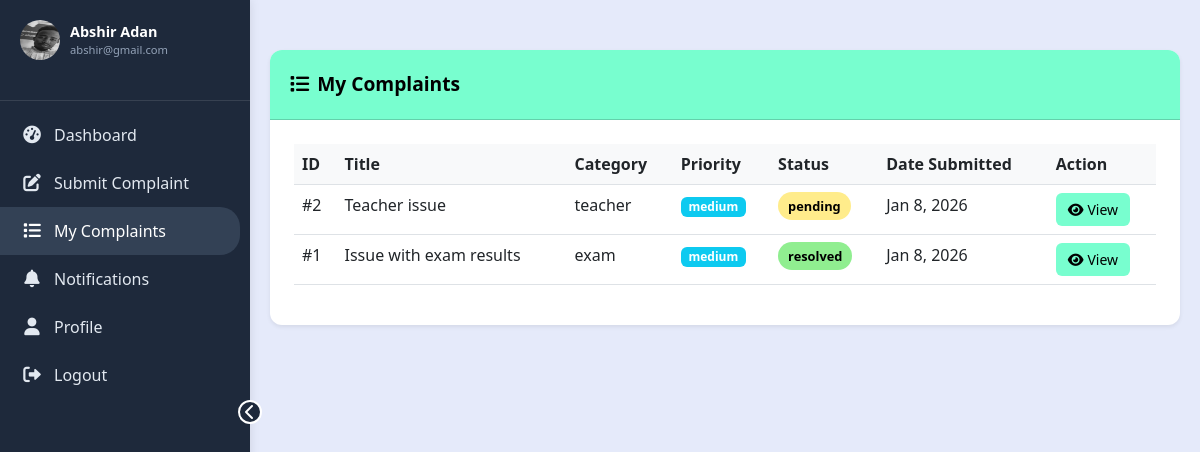
The page /student/my_complaints.php (signed in) on the database its author committed.
### tables this page shows
CREATE TABLE `complaints` (
  `id` int(11) NOT NULL,
  `student_id` int(11) NOT NULL,
  `category` enum('exam','teacher','subject','class','others') NOT NULL,
  `title` varchar(200) NOT NULL,
  `description` text NOT NULL,
  `priority` enum('low','medium','high') DEFAULT 'medium',
  `status` enum('pending','in_review','resolved') DEFAULT 'pending',
  `created_at` timestamp NOT NULL DEFAULT current_timestamp(),
  `related_subject_or_teacher` varchar(255) DEFAULT NULL,
  `resolved_at` timestamp NULL DEFAULT NULL,
  `updated_at` timestamp NOT NULL DEFAULT current_timestamp() ON UPDATE current_timestamp()
);

### student/my_complaints.php (the view, shortened to what this page needs)
<?php
include('../config/db.php');
$student_id = $_SESSION['user_id'];
$sql = "SELECT c.*, s.fullname as student_name FROM complaints c LEFT JOIN users s ON c.student_id = s.id WHERE c.student_id = ? ORDER BY c.created_at DESC";
$stmt = mysqli_prepare($conn, $sql);
mysqli_stmt_bind_param($stmt, "i", $student_id);
mysqli_stmt_execute($stmt);
$result = mysqli_stmt_get_result($stmt);
$complaints = [];
while ($row = mysqli_fetch_assoc($result)) {
    $complaints[] = $row;
}
?>
<!DOCTYPE html>
<html lang="en">
<head>
    <link href="https://cdn.jsdelivr.net/npm/bootstrap@5.3.0/dist/css/bootstrap.min.css" rel="stylesheet">
    <link rel="stylesheet" href="https://cdnjs.cloudflare.com/ajax/libs/font-awesome/6.0.0/css/all.min.css">
</head>
<body>
    <button class="mobile-menu-btn" id="mobileMenuBtn">
    </button>
    <?php include 'sidebar.php'; ?>
    <div class="main-content">
        <div class="card complaints-card">
            <div class="card-header complaints-header">
                <i class="fas fa-list me-2"></i>My Complaints
            </div>
            <div class="card-body p-4">
                <?php if (empty($complaints)): ?>
                <div class="text-center py-5">
                    <i class="fas fa-inbox fa-3x text-muted mb-3"></i>
                    <h5 class="text-muted">No complaints found</h5>
                    <p class="text-muted">You haven't submitted any complaints yet.</p>
                    <a href="submit_complaint.php" class="btn btn-primary">Submit Complaint</a>
                </div>
                <?php else: ?>
                <div class="table-responsive">
                    <table class="table table-hover">
                        <thead>
                            <tr>
                                <th>ID</th>
                                <th>Title</th>
                                <th>Category</th>
                                <th>Priority</th>
                                <th>Status</th>
                                <th>Date Submitted</th>
                                <th>Action</th>
                            </tr>
                        </thead>
                        <tbody>
                            <?php foreach ($complaints as $complaint): ?>
                            <tr>
                                <td>#<?php echo htmlspecialchars($complaint['id']); ?></td>
                                <td><?php echo htmlspecialchars($complaint['title']); ?></td>
                                <td><?php echo htmlspecialchars($complaint['category']); ?></td>
                                <td>
                                    <span class="badge bg-<?php echo $complaint['priority'] == 'High' || $complaint['priority'] == 'Urgent' ? 'danger' : ($complaint['priority'] == 'Medium' ? 'warning' : 'info'); ?>">
                                        <?php echo htmlspecialchars($complaint['priority']); ?>
                                    </span>
                                </td>
                                <td>
                                    <span class="status-badge status-<?php echo strtolower(str_replace(' ', '-', $complaint['status'])); ?>">
                                        <?php echo htmlspecialchars($complaint['status']); ?>
                                    </span>
                                </td>
                                <td><?php echo date('M j, Y', strtotime($complaint['created_at'])); ?></td>
                                <td>
                                    <a href="view_complaint.php?id=<?php echo $complaint['id']; ?>" class="btn btn-view-details btn-sm">
                                        <i class="fas fa-eye me-1"></i>View
                                    </a>
                                </td>
                            </tr>
                            <?php endforeach; ?>
                        </tbody>
                    </table>
                </div>
                <?php endif; ?>
            </div>
        </div>
    </div>
</body>
</html>

### student/my_complaints.php (style rules this page uses)
:root { --primary-accent: #78FECF; --background-base: #E5EAFA; --success-text: #093824; --secondary: #C6CCB2; --error-state: #BF4E30; }
body { background-color: var(--background-base); overflow-x: hidden; }
.main-content { margin-left: 250px; padding: 20px; transition: all 0.3s ease; }
.complaints-card { border: none; box-shadow: 0 0.125rem 0.25rem rgba(0, 0, 0, 0.075); border-radius: 12px; overflow: hidden; }
.complaints-header { background: var(--primary-accent); color: #000; padding: 20px; font-weight: 600; font-size: 1.2rem; }
.status-badge { padding: 5px 10px; border-radius: 20px; font-size: 0.8rem; font-weight: 600; }
.status-pending { background-color: #FFEC8B; color: #000; }
.status-resolved { background-color: #90EE90; color: #000; }
.table th { background-color: #f8f9fa; }
.btn-view-details { background: var(--primary-accent); border: none; color: #000; padding: 6px 12px; border-radius: 6px; }

### rows shown on the page
complaints: id "2", title "Teacher issue", category "teacher", priority "medium", status "pending", created_at "Jan 8, 2026"
complaints: id "1", title "Issue with exam results", category "exam", priority "medium", status "resolved", created_at "Jan 8, 2026"

### other values the page prints
$user_name "Abshir Adan"
$user_email "abshir@gmail.com"
